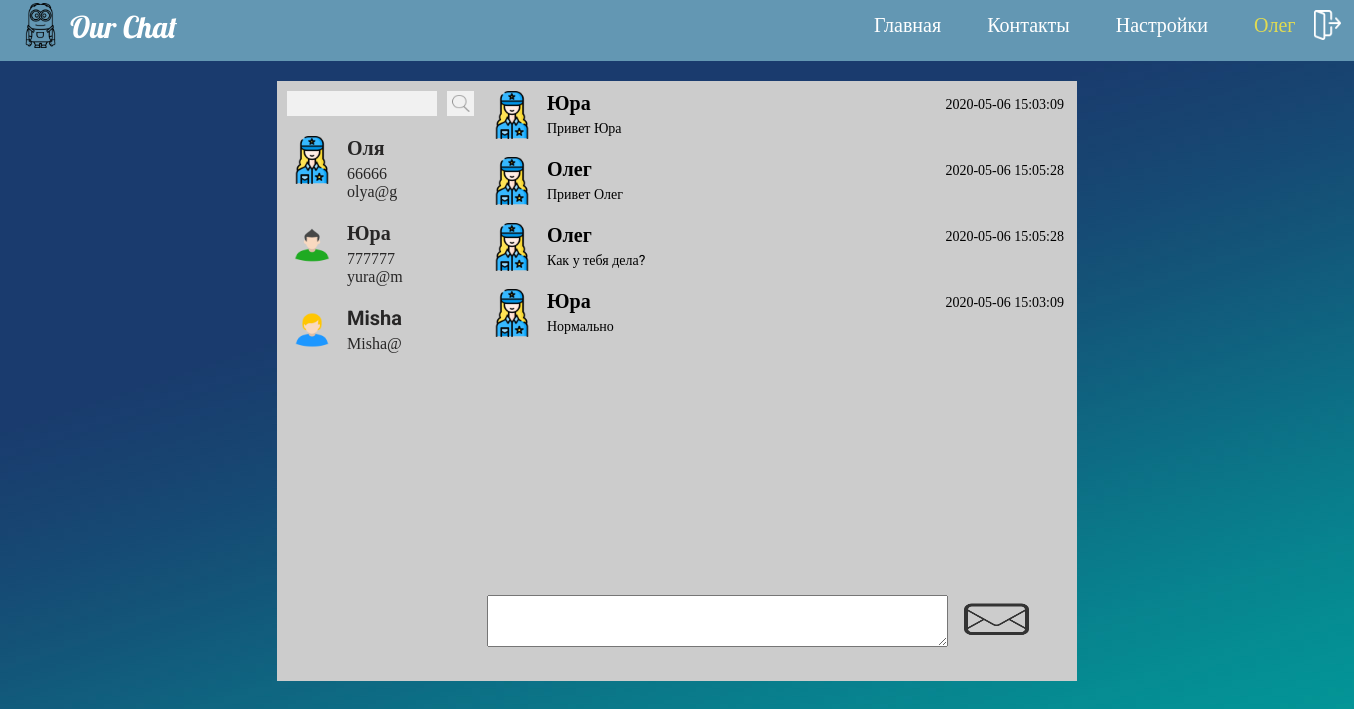
/index.php?user=3 (signed in), run on the app's committed database.
### tables this page shows
CREATE TABLE `users` (
  `id` int(11) NOT NULL,
  `name` varchar(100) NOT NULL,
  `photo` varchar(100) NOT NULL,
  `phone` varchar(20) NOT NULL,
  `email` varchar(100) NOT NULL,
  `password` varchar(250) NOT NULL
);

CREATE TABLE `messages` (
  `id` int(100) NOT NULL,
  `name` varchar(100) NOT NULL,
  `user_id_komu` int(100) NOT NULL,
  `user_id_ot_kogo` int(100) NOT NULL,
  `text` varchar(255) NOT NULL,
  `time` datetime NOT NULL DEFAULT current_timestamp()
);

### configs/settings.php (called while the page is built, shortened)
<?php
if(isset($_COOKIE['user_id']))
$user_id = $_COOKIE["user_id"];
?>

### modules/list-users.php (the view)
<?php
if (isset($_GET["search-user"])) {
  $sql = "SELECT * FROM `users` WHERE `name` LIKE '%"  . $_GET["search-user"] .  "%' ";
  $result = mysqli_query($connect, $sql);
  $numberUsers = mysqli_num_rows($result);
?>
  <form action="index.php" method="GET" id="search">
    <input type="text" name="search-user" value="<?php echo $_GET["search-user"] ?>">
    <button>
      <img src="/img/icon-search.png" alt="icon search">
    </button>
  </form>
  <div id="list-users">
    <ul>
      <?php
      $i = 0;
      while ($i < $numberUsers) {
        $user = mysqli_fetch_assoc($result);
        if ($user_id != $user["id"]) {
      ?>
          <li>
            <a href="/index.php?user=<?php echo $user["id"]; ?>">
              <div class="avatar">
                <img src='<?php echo $user["photo"]; ?>'>
              </div>
              <h2><?php echo $user["name"]; ?></h2>
              <span><?php echo $user["phone"]; ?></span>
              <span><?php echo $user["email"]; ?></span>
            </a>
          </li>
      <?php
        }
        $i = $i + 1;
      }
    } else {
      $sql = "SELECT * FROM `users` ";
      $result = mysqli_query($connect, $sql);
      $numberUsers = mysqli_num_rows($result);
      ?>
      <form action="index.php" method="GET" id="search">
        <input type="text" name="search-user">
        <button>
          <img src="/img/icon-search.png" alt="icon search">
        </button>
      </form>
      <div id="list-users">
        <ul>
          <?php
          $i = 0;
          while ($i < $numberUsers) {
            $user = mysqli_fetch_assoc($result);
            if ($user_id != $user["id"]) {
          ?>
              <li>
                <a href="/index.php?user=<?php echo $user["id"]; ?>">
                  <div class="avatar">
                    <img src='<?php echo $user["photo"]; ?>'>
                  </div>
                  <h2><?php echo $user["name"]; ?></h2>
                  <span><?php echo $user["phone"]; ?></span>
                  <span><?php echo $user["email"]; ?></span>
                </a>
              </li>
        <?php
            }
            $i = $i + 1;
          }
        }
        ?>
        </ul>
      </div>

### index.php (shortened to what this page needs)
<?php
include "configs/db.php";
include "configs/settings.php";
?>
<!DOCTYPE html>
<html lang="en">
<head>
    <link rel="stylesheet" href="style/style.css">
</head>
<body>
    <?php
    include "components/header.php"
    ?>
    <div id="content">
        <div id="users">
            <?php
            include "modules/list-users.php"
            ?>
        </div>
        <div id="message">
            <div id="list-message">
                <?php
                include "modules/list-messages.php"
                ?>
            </div>
            <?php
            if (isset($_GET["user"])) {
            ?>
                <form id="form" action="http://chat.local/add_messages.php" method="POST">
                    <textarea name="text"></textarea>
                    <button type="submit" name="send_sms"><img src="/img/send.png" alt="send icon"></button>
                </form>
            <?php
            }
            ?>
        </div>
    </div>
</body>
</html>

### components/header.php
<div id="header">
            <a href="index.php">
            <div id="logo">
                <img src="/img/minions.png" alt="logo"> <span>Our Chat</span>
            </div></a>
            <div id="menu">
                <a href="/">Главная</a>
                <a href="#" id="open-contacts">Контакты</a>
                <a href="#">Настройки</a>
            <?php
                if(isset($_COOKIE['user_id'])) {
                  $sql = "SELECT * FROM users WHERE id=" . $_COOKIE['user_id'];
                  $result = mysqli_query($connect, $sql);
                  $user = mysqli_fetch_assoc($result);
            ?>
                <a href="exit.php" id="open-login-exit"><?php echo $user["name"]?></a>
            <?php
                }else {
            ?>
                <a href="login.php" id="open-login">Войти</a>
            <?php
                }
            ?>
            </div>
</div>

### modules/list-messages.php (shortened to what this page needs)
<ul>
    <?php
    if (isset($_GET["user"]) || isset($otpravleno_polzovatel_id)) {
        $user = null;
        if (isset($_GET["user"])) {
            $user = $_GET["user"];
        } else {
            $user = $otpravleno_polzovatel_id;
        }
        $sql = "SELECT * FROM messages" . " WHERE (user_id_komu = " . $user .
            " AND user_id_ot_kogo = " . $user_id . " ) " .
            "OR (user_id_komu = " . $user_id .
            " AND user_id_ot_kogo = " . $user . " ) ";
        $result = mysqli_query($connect, $sql);
        $numberMessages = mysqli_num_rows($result);
        $i = 0;
        while ($i < $numberMessages) {
            $message = mysqli_fetch_assoc($result);
    ?>
            <li>
                <div class="avatar"><img src="/img/user.png" alt="icon user">
                </div>
                <?php
                $sql = "SELECT name FROM users WHERE id=" . $message["user_id_ot_kogo"];
                $user = mysqli_query($connect, $sql);
                $user = mysqli_fetch_assoc($user);
                ?>
                <h2><?php echo $user["name"] ?></h2>
                <p><?php echo $message["text"] ?></p>
                <div class="time"><?php echo $message["time"] ?></div>
            </li>
    <?php
            $i = $i + 1;
        }
    } else {
        echo "<h2>Пользователь не выбран</h2>";
    }
    ?>
</ul>

### style/style.css (style rules this page uses)
body { margin: 0; background-image: url(/img/fon.jpg); }
#header { width: 100%; height: 61px; background: #6397b3; }
#logo { position: relative; float: left; width: 200px; height: 100%; }
#logo img { position: absolute; top: 3px; left: 18px; width: 45px; height: 45px; }
#logo span { position: absolute; top: 8px; left: 70px; color: #fff; font-family: 'Lobster', cursive; font-size: 30px; }
#menu { float: right; height: 100%; }
#menu a { display: block; float: left; padding: 12px 10px 0 14px; height: calc(100% - 12px); margin-right: 22px; font-size: 20px; font-family: 'Lobster', cursive; text-decoration: none; color: #fff; }
a#open-login-exit { color: #f9f6f6fa; font-weight: 500; color: #ffeb3bcf; height: 79%; width: 68px; }
a#open-login-exit::after { content: ""; background-image: url(/img/logout.png); background-size: 27px 30px; width: 30px; height: 30px; background-repeat: no-repeat; position: absolute; top: 10px; left: 1314px; }
#content { width: 800px; height: 600px; margin: 0 auto; margin-top: 20px; margin-bottom: 20px; background: #cccccc; overflow: hidden; }
#users { float: left; width: 200px; height: 100%; }
#search { width: 100%; height: 25px; padding: 10px; }
#search button { width: 27px; height: 25px; padding: 0; border: none; background: #f1f1f1; outline: none; cursor: pointer; }
#search button img { width: 100%; height: 100%; }
#search input { float: left; width: calc(100% - 40px - 30px); height: 100%; padding: 0 10px; margin-right: 10px; outline: none; background: #f1f1f1; border: none; }
#list-users { height: calc(100% - 45px); }
#list-users ul { padding: 0; margin: 0; height: 100%; width: 100%; list-style: none; overflow-y: auto; }
#list-users ul li a span { display: block; }
#list-users ul li { position: relative; width: calc(100% - 20px); padding: 10px; }
#list-users ul h2, #list-users ul p { font-size: 14px; font-family: 'Roboto'; margin: 0px; }
#list-users ul h2 { margin-bottom: 5px; font-size: 20px; }
#list-users ul .avatar { float: left; margin-right: 10px; width: 50px; height: 48px; }
#list-users ul .avatar img { width: 100%; height: 100%; }
#list-users ul li a { text-decoration: none; color: #272626; }
#message { float: right; width: calc(800px - 200px); height: 100%; overflow-y: auto; }
#list-message { height: 84%; overflow-y: auto; }
#message ul { list-style: none; margin: 0; padding: 0; }
#message ul .avatar { float: left; width: 50px; height: 48px; margin-right: 10px; }
#message ul .avatar img { width: 100%; height: 100%; }
#message ul h2, #message ul p { font-size: 14px; font-family: 'Roboto'; margin: 0px; }
#message ul h2 { font-size: 20px; margin-bottom: 5px; }
#message ul li { padding: 10px; position: relative; }
#message ul li .time { position: absolute; top: 16px; right: 13px; font-size: 14px; }
#form { padding: 10px; height: calc(16% - 20px); width: 548px; }
#form button { float: right; width: 14%; height: 66%; background: none; outline: none; border: none; cursor: pointer; }
#form button img { width: 100%; height: 100%; }
#form textarea { font-size: 14px; width: 83%; height: 60%; }

### data on the page
users: name "Олег"
users: photo (placeholder picture), name "Оля", phone "66666", email "olya@g"
users: photo (picture), name "Юра", phone "777777", email "yura@m"
users: photo (picture), name "Misha", email "Misha@"
messages: users.name "Юра", text "Привет Юра", time "2020-05-06 15:03:09"
messages: users.name "Олег", text "Привет Олег", time "2020-05-06 15:05:28"
messages: users.name "Олег", text "Как у тебя дела?", time "2020-05-06 15:05:28"
messages: users.name "Юра", text "Нормально", time "2020-05-06 15:03:09"
